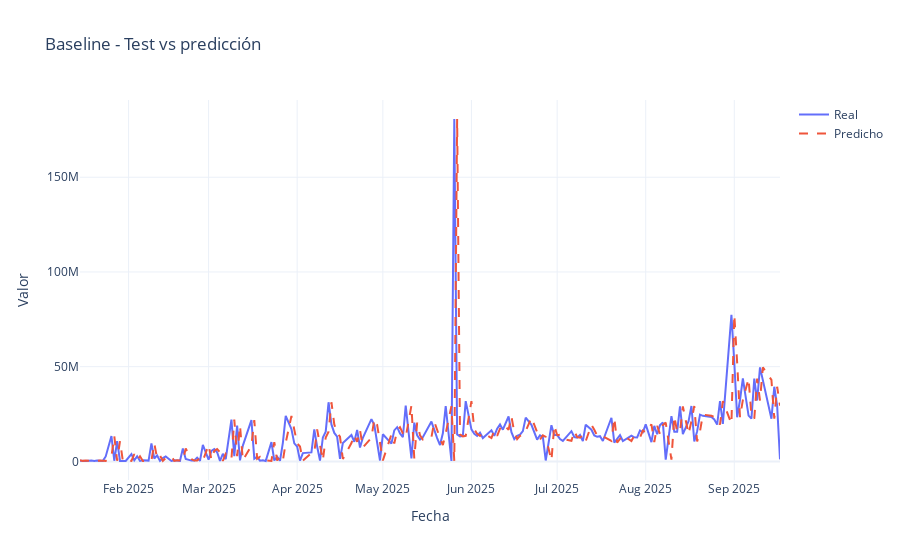

Source (notebook cell):
### Markdown cell above
## 8. Modelo baseline ingenuo (último valor)

### Code cell
class NaiveLastValueModel:
    def fit(self, X, y=None):
        return self
    def predict(self, X):
        X = np.asarray(X)
        return X[:, -1:].copy()

baseline = NaiveLastValueModel().fit(X_train, y_train)

y_test_pred_baseline_scaled = baseline.predict(X_test).reshape(-1)
y_test_true_scaled = y_test.reshape(-1)

y_test_true = scaler.inverse_transform(y_test_true_scaled.reshape(-1, 1)).reshape(-1)
y_test_pred_baseline = scaler.inverse_transform(y_test_pred_baseline_scaled.reshape(-1, 1)).reshape(-1)

metrics_base = regression_metrics(y_test_true, y_test_pred_baseline)
print('Baseline – métricas test:', metrics_base)

fig = plot_history_vs_pred(test_dates, y_test_true, y_test_pred_baseline,
                           title='Baseline - Test vs predicción')
fig.show()

### Figure 1 — Plotly figure (JSON) as saved in the notebook; plotly's stock layout.template omitted (floating-point values rounded to 4 significant figures; data arrays with more than 128 entries replaced by an {"elided": "..."} marker saying what was removed)
{"data": [{"mode": "lines", "name": "Real", "type": "scatter", "x": {"elided": "199 str values"}, "y": {"elided": "199 float values"}}, {"line": {"dash": "dash"}, "mode": "lines", "name": "Predicho", "type": "scatter", "x": {"elided": "199 str values"}, "y": {"elided": "199 float values"}}], "layout": {"title": {"text": "Baseline - Test vs predicción"}, "xaxis": {"title": {"text": "Fecha"}}, "yaxis": {"title": {"text": "Valor"}}}}
